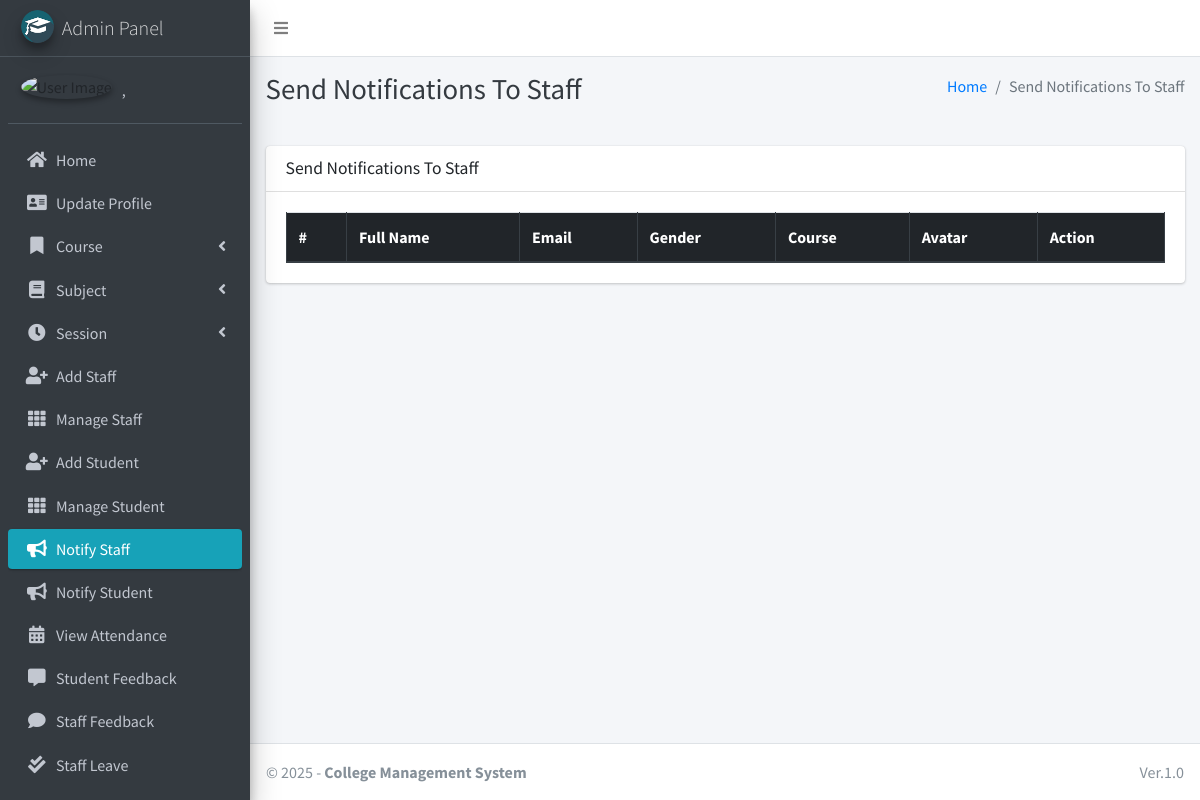
Before: /admin_notify_staff (signed in) with the older database file.
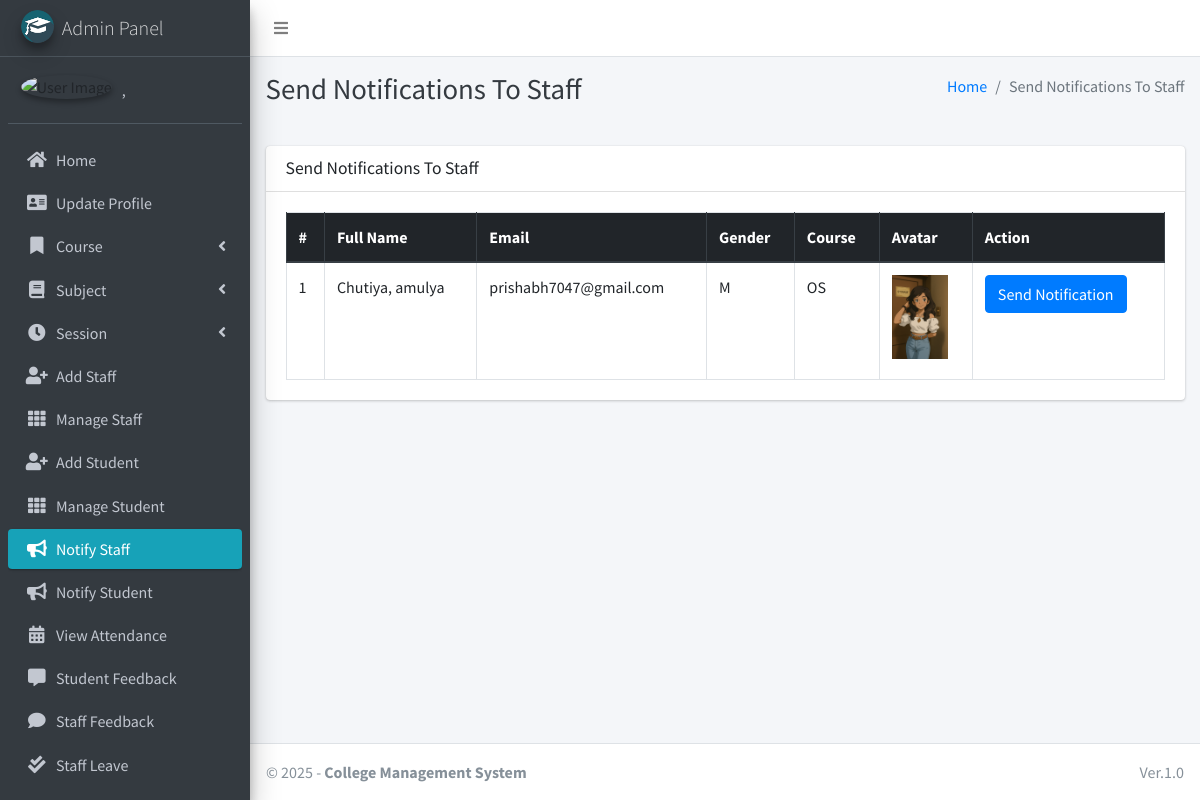
After: the same page with the newer database file.
### main_app/models.py (models this page shows, shortened)
class CustomUser(AbstractUser):
    USER_TYPE = ((1, "HOD"), (2, "Staff"), (3, "Student"))
    GENDER = [("M", "Male"), ("F", "Female")]
    username = None  # Removed username, using email instead
    email = models.EmailField(unique=True)
    user_type = models.CharField(default=1, choices=USER_TYPE, max_length=1)
    gender = models.CharField(max_length=1, choices=GENDER)
    profile_pic = models.ImageField()
    address = models.TextField()
    fcm_token = models.TextField(default="")  # For firebase notifications
    created_at = models.DateTimeField(auto_now_add=True)
    updated_at = models.DateTimeField(auto_now=True)
    USERNAME_FIELD = "email"
    REQUIRED_FIELDS = []
    objects = CustomUserManager()
    def __str__(self):
        return self.last_name + ", " + self.first_name

class Staff(models.Model):
    course = models.ForeignKey(Course, on_delete=models.DO_NOTHING, null=True, blank=False)
    admin = models.OneToOneField(CustomUser, on_delete=models.CASCADE)

class Course(models.Model):
    name = models.CharField(max_length=120)
    created_at = models.DateTimeField(auto_now_add=True)
    updated_at = models.DateTimeField(auto_now=True)

### main_app/hod_views.py (the view)
# urls.py: path("admin_notify_staff", hod_views.admin_notify_staff,
def admin_notify_staff(request):
    staff = CustomUser.objects.filter(user_type=2)
    context = {
        'page_title': "Send Notifications To Staff",
        'allStaff': staff
    }
    return render(request, "hod_template/staff_notification.html", context)

### main_app/templates/hod_template/staff_notification.html (shortened to what this page needs)
{% extends 'main_app/base.html' %}
{% load static %}
{% block page_title %}{{page_title}}{% endblock page_title %}
{% block content %}
<section class="content">
    <div class="container-fluid">
        <div class="row">
            <div class="col-md-12">
                <div class="card">
                    <div class="card-header">
                        <h3 class="card-title">{{page_title}}</h3>
                    </div>
                    <div class="card-body">
                        <table id="example2" class="table table-bordered table-hover">
                            <thead class="thead-dark">
                                <tr>
                                    <th>#</th>
                                    <th>Full Name</th>
                                    <th>Email</th>
                                    <th>Gender</th>
                                    <th>Course</th>
                                    <th>Avatar</th>
                                    <th>Action</th>
                                </tr>
                            </thead>
                            <tbody>
                                {% for staff in allStaff %}
                                <tr>
                                    <td>{{ forloop.counter }}</td>
                                    <td>{{staff.last_name}}, {{staff.first_name}}</td>
                                    <td>{{staff.email}}</td>
                                    <td>{{staff.gender}}</td>
                                    <td>{{staff.staff.course.name}}</td>
                                    <td>
                                        {% if staff.profile_pic == ""  %}
                                        No Image
                                        {% else %}
                                        <img class="img img-fluid mb-2" height="56" width="56"
                                            src="{{staff.profile_pic}}" alt="">
                                        {% endif %}
                                    </td>
                                    <td><button data-toggle = "modal" data-target = "#myModal"class="btn btn-primary show_notification" value="{{staff.id}}">Send Notification</button>
                                    </td>
                                </tr>
                                {% endfor %}
                            </tbody>
                        </table>
                    </div>
                </div>
            </div>
        </div>
    </div>
</section>
{% endblock content %}

Changed rows visible on the page:
added CustomUser: last_name "Chutiya", first_name "amulya", email "prishabh7047@gmail.com", gender "M", staff.course.name "OS", profile_pic (picture)
